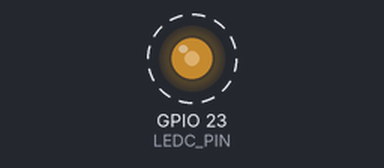
A sketch run on a simulated ESP32. Parts: output pins drawn as LEDs (lit = HIGH). Dashed ring = blinking.

Above: at 0.05 s.
Timing chart, 0 to 4.6 s (numbered marks = the images above):
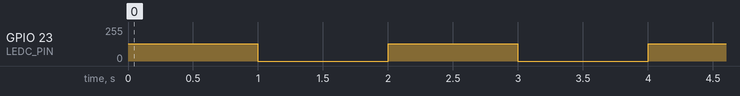

Measured:
- by itself, GPIO 23 (LEDC_PIN): alternates 128/255 for 1.0 s and 0/255 for 1.0 s

The sketch:

LAB3.ino
```cpp
/*
Lab 3: Buzzer Beep

Goal: Generate tone using PWM.
Task: Use PWM on GPIO 23 to play a beep.
*/

#define LEDC_PIN     23
#define LEDC_FREQ    2000
#define LEDC_RES     8

void setup() {
  // Attach and configure PWM in one line
  ledcAttach(LEDC_PIN, LEDC_FREQ, LEDC_RES);
}

void loop() {
  ledcWrite(LEDC_PIN, 128);  // 50% duty cycle
  delay(1000);
  ledcWrite(LEDC_PIN, 0);    // Off
  delay(1000);
}
```
